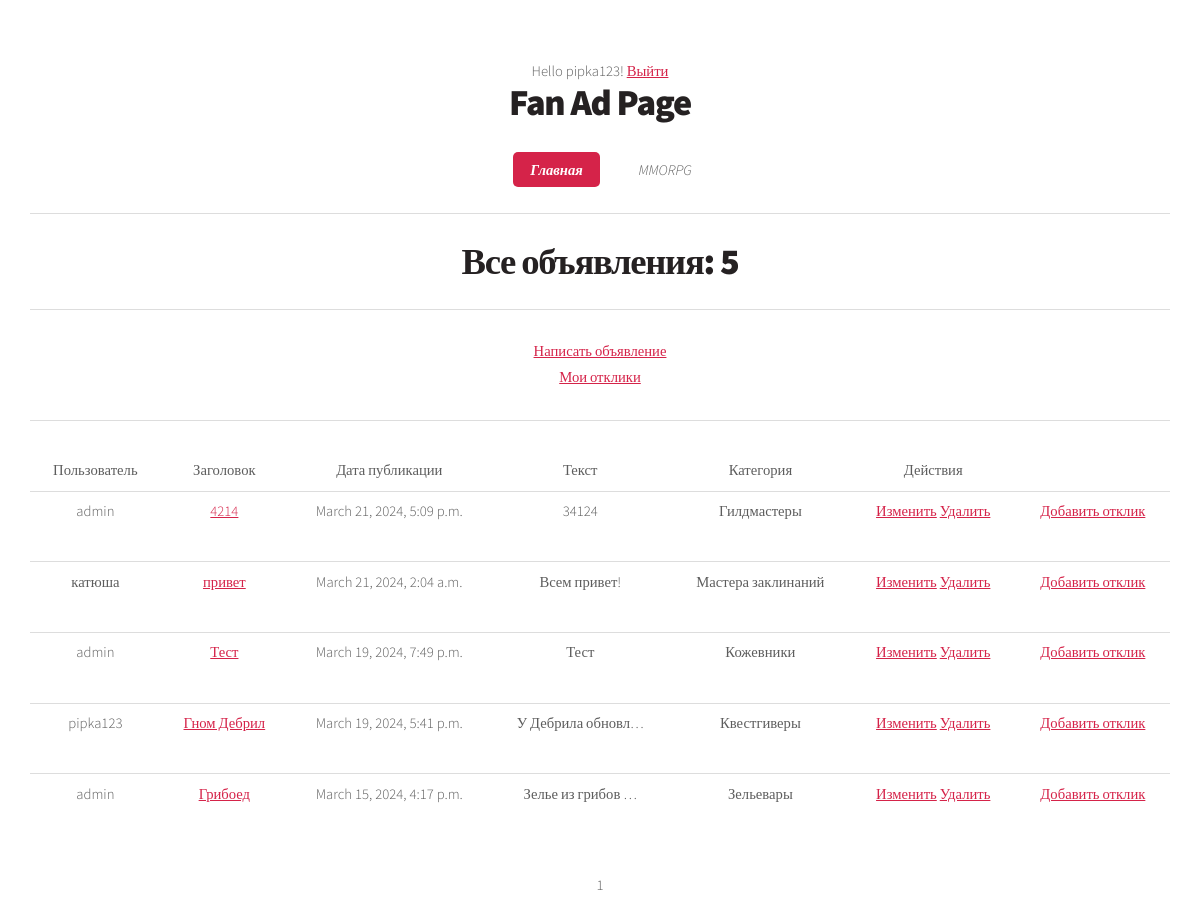
/ (signed in), run on the app's committed database.
### fan_site/models.py (models this page shows, shortened)
class Ad(models.Model):
    title = models.CharField(max_length=64, unique=True)
    text = RichTextField()
    date_creation = models.DateTimeField(auto_now_add=True)
    date_update = models.DateTimeField(auto_now=True)
    category = models.ForeignKey('Category', on_delete=models.CASCADE)
    user = models.ForeignKey(User, on_delete=models.CASCADE, null=False)
    upload = models.FileField(upload_to='uploads/')

class Category(models.Model):
    name = models.CharField(max_length=100)
    def __str__(self):
        return self.name

### fan_site/views.py (the view)
# urls.py: path('', AdList.as_view(), name='ad_list'),
class AdList(ListView):
    model = Ad
    ordering = '-date_creation'
    template_name = 'ads.html'
    context_object_name = 'ads'
    paginate_by = 10

### templates/ads.html (shortened to what this page needs)
{% extends 'index.html' %}
{% block content %}
<hr>
<h1>Все объявления: {{ads|length}}</h1>
    {% if request.user.is_authenticated %}
    <hr>
    <a href="{% url 'ad_create' %}">Написать объявление</a>
    {% endif %}
    {% if request.user.is_authenticated %}
    <br>
    <a href="{% url 'responses_list' %}">Мои отклики</a>
    {% endif %}
<hr>
{% if ads %}
       <table>
           <tr>
               <td>Пользователь</td>
               <td>Заголовок</td>
               <td>Дата публикации</td>
               <td>Текст</td>
               <td>Категория</td>
               {% if request.user.is_authenticated %}
                <td>Действия</td>
                {% endif %}
                </tr>
           {% for ad in ads %}
           <tr>
               <td>{{ ad.user }}</td>
               <td><a href="{% url 'ad_detail' pk=ad.pk %}">{{ ad.title }}</a></td>
               <td>{{ ad.date_creation }}</td>
               <td>{{ ad.text|truncatechars:20 }}</td>
               <td>{{ ad.category }}</td>
               <td>
                    {% if request.user.is_authenticated %}
                    <a href="{% url 'ad_update' pk=ad.id %}">Изменить</a>
                    {% endif %}
                    {% if request.user.is_authenticated %}
                    <a href="{% url 'ad_delete' ad.id %}">Удалить</a>
                    {% endif %}
                </td>
               <td>
                   {% if request.user.is_authenticated %}
                   <a href="{% url 'ad_response' pk=ad.id %}">Добавить отклик</a>
                   {% endif %}
               </td>
           </tr>
           {% endfor %}
       </table>
   {% else %}
       <h2>Нет объявлений</h2>
   {% endif %}
   {{ page_obj.number }}
{% endblock content %}

### templates/index.html (shortened to what this page needs)
<!DOCTYPE HTML>
<html>
{% autoescape off %}
	<head>
		{% load static %}
        <link href="{% static 'css/main.css' %}" rel="stylesheet" />
	</head>
	<body class="homepage is-preload">
		<div id="page-wrapper">
				<section id="header">
					<span class="user">
        {% if request.user.is_authenticated %}
            Hello {{ request.user.username }}!
            <a href="{% url 'logout' %}">Выйти</a>
        {% else %}
            <a href="{% url 'login' %}">Войти</a>
						<a> or </a>
			<a href="{% url 'signup' %}">Зарегистрироваться</a>
        {% endif %}
    </span>
						<h1><a href="{% url 'ad_list' %}">Fan Ad Page</a></h1>
						<nav id="nav">
							<ul>
								<li class="current"><a href="{% url 'ad_list' %}">Главная</a></li>
								<li>
									<a href="#">MMORPG</a>
								</li>
							</ul>
							 <div class="container">
            <div class="text-center mt-5">
                {% block content %} {% endblock content %}
            </div>
        </div>
	</body>
{% endautoescape %}
</html>

### static/css/main.css (style rules this page uses)
html, body, div, span, applet, object, iframe, h1, h2, h3, h4, h5, h6, p, blockquote, pre, a, abbr, acronym, address, big, cite, code, del, dfn, em, img, ins, kbd, q, s, samp, small, strike, strong, sub, sup, tt, var, b, u, i, center, dl, dt, dd, ol, ul, li, fieldset, form, label, legend, table, caption, tbody, tfoot, thead, tr, th, td, article, aside, canvas, details, embed, figure, figcaption, footer, header, hgroup, menu, nav, output, ruby, section, summary, time, mark, audio, video { margin: 0; padding: 0; border: 0; font-size: 100%; font: inherit; vertical-align: baseline; }
article, aside, details, figcaption, figure, footer, header, hgroup, menu, nav, section { display: block; }
body { line-height: 1; }
ol, ul { list-style: none; }
table { border-collapse: collapse; border-spacing: 0; }
body { -webkit-text-size-adjust: none; }
html { box-sizing: border-box; }
*, *:before, *:after { box-sizing: inherit; }
body { background: #252122; background-image: url("images/bg02.png"); }
body.is-preload *, body.is-preload *:before, body.is-preload *:after { -moz-animation: none !important; -webkit-animation: none !important; -ms-animation: none !important; animation: none !important; -moz-transition: none !important; -webkit-transition: none !important; -ms-transition: none !important; transition: none !important; }
body, input, textarea, select { font-family: 'Source Sans Pro'; font-weight: 300; color: #5d5d5d; font-size: 14pt; line-height: 1.75em; }
h1, h2, h3, h4, h5, h6 { color: #252122; font-weight: 700; }
h1 a, h2 a, h3 a, h4 a, h5 a, h6 a { color: inherit; text-decoration: none; }
a { color: #d52349; text-decoration: underline; }
hr { border: 0; border-top: solid 1px #dddddd; height: 1px; margin: 2em 0 2em 0; }
p, ul, ol, dl, table { margin-bottom: 2em; }
.container { margin: 0 auto; max-width: 100%; width: 70em; }
@media screen and (max-width: 1680px) { .container { width: 70em; } }
@media screen and (max-width: 1280px) { .container { width: calc(100% - 60px); } }
table { width: 100%; }
table tr { border-top: solid 1px #dddddd; }
table tr:first-child { border-top: 0; }
table td { padding: 0.5em 1em 0.5em 1em; }
section, article { margin-bottom: 2.5em; }
section > :last-child, section:last-child, article > :last-child, article:last-child { margin-bottom: 0; }
ul { list-style: disc; padding-left: 1em; }
ul li { padding-left: 0.5em; }
#page-wrapper > section { margin-bottom: 0; }
#header { position: relative; background: #ffffff; border-bottom: solid 1px #ccc; padding: 5em 0 4em 0; text-align: center; }
#header h1 { color: #252122; font-weight: 900; font-size: 2.5em; letter-spacing: -0.035em; line-height: 1; }
#nav { margin: 2.5em 0 0 0; }
#nav > ul { margin: 0; }
#nav > ul > li { display: inline-block; font-style: italic; margin: 0 0.35em 0 0.35em; }
#nav > ul > li > a { border-radius: 5px; color: #5d5d5d; text-decoration: none; padding: 0.6em 1.2em 0.6em 1.2em; -moz-transition: background-color .25s ease-in-out; -webkit-transition: background-color .25s ease-in-out; -ms-transition: background-color .25s ease-in-out; transition: background-color .25s ease-in-out; outline: 0; }
#nav > ul > li.current > a { background: #d52349; color: #fff !important; font-weight: 700; }
@media screen and (max-width: 1680px) { body, input, textarea, select { font-size: 12pt; } }
@media screen and (max-width: 1280px) { body, input, textarea, select { font-size: 11pt; } }
@media screen and (max-width: 1280px) { #header { padding: 4em 0 3em 0; } }

### data on the page
Ad: user "admin", title "4214", date_creation "March 21, 2024, 5:09 p.m.", text "34124", category "Гилдмастеры"
Ad: user "катюша", title "привет", date_creation "March 21, 2024, 2:04 a.m.", text "Всем привет!", category "Мастера заклинаний"
Ad: user "admin", title "Тест", date_creation "March 19, 2024, 7:49 p.m.", text "Тест", category "Кожевники"
Ad: user "pipka123", title "Гном Дебрил", date_creation "March 19, 2024, 5:41 p.m.", text "У Дебрила обновл…", category "Квестгиверы"
Ad: user "admin", title "Грибоед", date_creation "March 15, 2024, 4:17 p.m.", text "Зелье из грибов …", category "Зельевары"

### other printed values
{{ request.user.username }} "pipka123"
{{ ads|length }} "5"
{{ page_obj.number }} "1"
